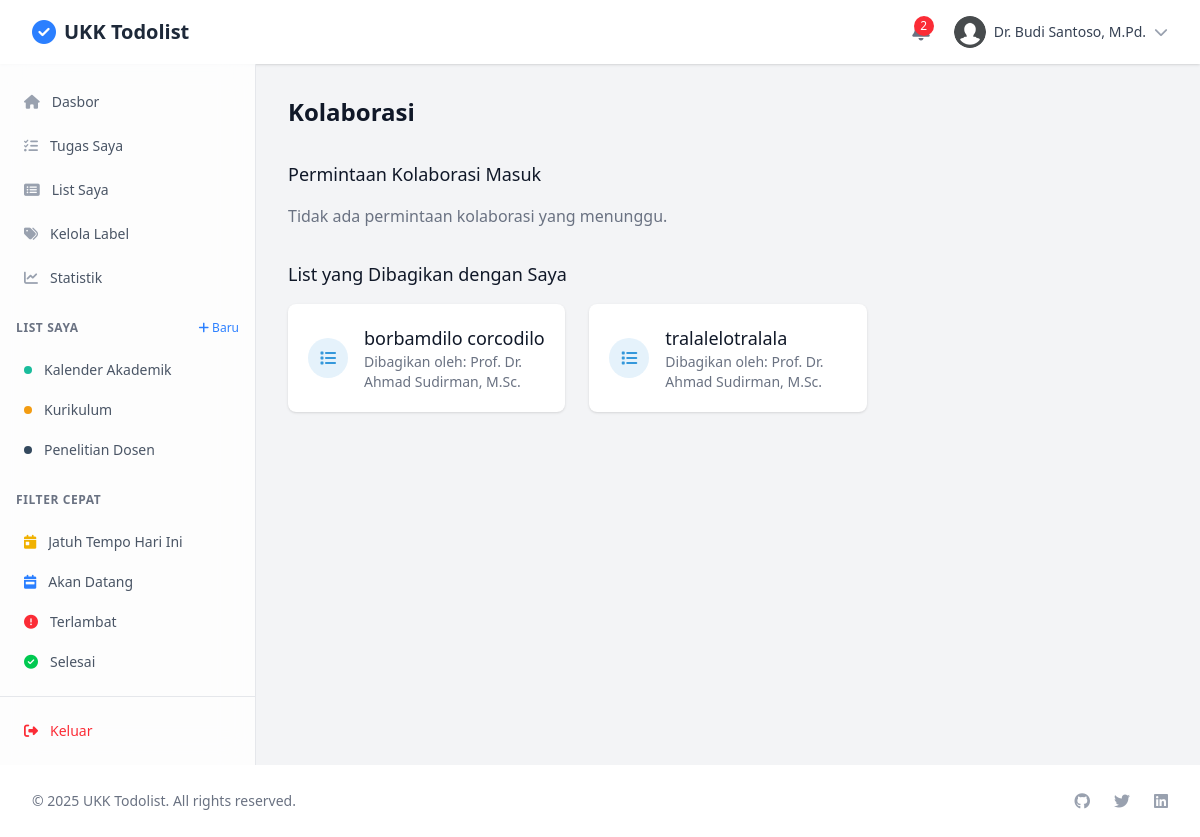
Screenshot of /modules/users/collaborations.php (signed in) with the database file from the repository.
### tables this page shows
CREATE TABLE `lists` (
  `list_id` int(11) NOT NULL,
  `user_id` int(11) NOT NULL,
  `title` varchar(100) NOT NULL,
  `description` text DEFAULT NULL,
  `color` varchar(20) DEFAULT '#3498db',
  `icon` varchar(50) DEFAULT 'list',
  `is_public` tinyint(1) DEFAULT 0,
  `created_at` timestamp NOT NULL DEFAULT current_timestamp(),
  `updated_at` timestamp NOT NULL DEFAULT current_timestamp() ON UPDATE current_timestamp(),
  `is_deleted` tinyint(1) DEFAULT 0
);

CREATE TABLE `list_collaborators` (
  `collaborator_id` int(11) NOT NULL,
  `list_id` int(11) NOT NULL,
  `user_id` int(11) NOT NULL,
  `permission` varchar(20) NOT NULL,
  `created_at` timestamp NOT NULL DEFAULT current_timestamp(),
  `status` enum('pending','accepted','rejected') NOT NULL DEFAULT 'accepted'
);

CREATE TABLE `users` (
  `user_id` int(11) NOT NULL,
  `username` varchar(50) NOT NULL,
  `email` varchar(100) NOT NULL,
  `password` varchar(255) NOT NULL,
  `full_name` varchar(100) NOT NULL,
  `profile_picture` varchar(255) DEFAULT NULL,
  `created_at` timestamp NOT NULL DEFAULT current_timestamp(),
  `updated_at` timestamp NOT NULL DEFAULT current_timestamp() ON UPDATE current_timestamp(),
  `last_login` timestamp NULL DEFAULT NULL,
  `is_active` tinyint(1) DEFAULT 1,
  `role` enum('admin','regular') DEFAULT 'regular'
);

### modules/users/collaborations.php (the view, shortened to what this page needs)
<?php
require_once '../../utils/auth.php';
$userId = $_SESSION['user']['user_id'];
$sql = "SELECT cr.*, l.title as list_title, u.username, u.full_name
        FROM collaboration_requests cr
        JOIN lists l ON cr.list_id = l.list_id
        JOIN users u ON cr.sender_id = u.user_id
        WHERE cr.target_user_id = ? AND cr.status = 'pending'
        ORDER BY cr.created_at DESC";
$stmt = $conn->prepare($sql);
$stmt->bind_param("i", $userId);
$stmt->execute();
$incomingRequests = $stmt->get_result()->fetch_all(MYSQLI_ASSOC);
$sql = "SELECT lc.*, l.title, l.description, l.color, l.icon, u.username, u.full_name
        FROM list_collaborators lc
        JOIN lists l ON lc.list_id = l.list_id
        JOIN users u ON l.user_id = u.user_id
        WHERE lc.user_id = ?
        ORDER BY lc.created_at DESC";
$stmt = $conn->prepare($sql);
$stmt->bind_param("i", $userId);
$stmt->execute();
$sharedWithMe = $stmt->get_result()->fetch_all(MYSQLI_ASSOC);
?>
<!DOCTYPE html>
<html lang="en">
<head>
    <link rel="stylesheet" href="../../assets/css/output.css">
    <link rel="stylesheet" href="../../node_modules/@fortawesome/fontawesome-free/css/all.min.css">
</head>
<body class="bg-gray-100">
    <div class="min-h-screen flex flex-col">
        <?php include_once '../../includes/header.php'; ?>
        <div class="flex-grow flex">
            <?php include_once '../../includes/sidebar.php'; ?>
            <div class="flex-1 overflow-auto">
                <div class="max-w-7xl mx-auto px-4 sm:px-6 lg:px-8 py-8">
                    <h1 class="text-2xl font-bold text-gray-900 mb-8">Kolaborasi</h1>
                    <div class="mb-8">
                        <h2 class="text-lg font-medium text-gray-900 mb-4">Permintaan Kolaborasi Masuk</h2>
                        <?php if (empty($incomingRequests)): ?>
                            <p class="text-gray-500">Tidak ada permintaan kolaborasi yang menunggu.</p>
                        <?php endif; ?>
                    </div>
                    <div>
                        <h2 class="text-lg font-medium text-gray-900 mb-4">List yang Dibagikan dengan Saya</h2>
                        <?php if (empty($sharedWithMe)): ?>
                            <p class="text-gray-500">Belum ada list yang dibagikan dengan Anda.</p>
                        <?php else: ?>
                            <div class="grid grid-cols-1 gap-6 sm:grid-cols-2 lg:grid-cols-3">
                                <?php foreach ($sharedWithMe as $list): ?>
                                    <div class="bg-white overflow-hidden shadow rounded-lg">
                                        <div class="p-5">
                                            <div class="flex items-center">
                                                <div class="flex-shrink-0 h-10 w-10 rounded-full flex items-center justify-center"
                                                     style="background-color: <?= $list['color'] ?>20;">
                                                    <i class="fas fa-<?= $list['icon'] ?>" style="color: <?= $list['color'] ?>;"></i>
                                                </div>
                                                <div class="ml-4">
                                                    <h3 class="text-lg font-medium text-gray-900">
                                                        <a href="../tasks/view.php?list_id=<?= $list['list_id'] ?>" class="hover:underline">
                                                            <?= htmlspecialchars($list['title']) ?>
                                                        </a>
                                                    </h3>
                                                    <p class="text-sm text-gray-500">
                                                        Dibagikan oleh: <?= htmlspecialchars($list['full_name']) ?>
                                                    </p>
                                                </div>
                                            </div>
                                        </div>
                                    </div>
                                <?php endforeach; ?>
                            </div>
                        <?php endif; ?>
                    </div>
                </div>
            </div>
        </div>
        <?php include_once '../../includes/footer.php'; ?>
    </div>
</body>
</html>

### includes/sidebar.php (shortened to what this page needs)
<?php
$currentUser = $_SESSION['user'] ?? null;
$userId = $currentUser['user_id'] ?? null;
$lists = [];
if ($userId) {
    $sql = "SELECT * FROM lists WHERE user_id = ? AND is_deleted = 0 ORDER BY title ASC";
    $stmt = $conn->prepare($sql);
    $stmt->bind_param("i", $userId);
    $stmt->execute();
    $lists = $stmt->get_result()->fetch_all(MYSQLI_ASSOC);
}
?>
<div class="hidden md:flex md:flex-shrink-0">
    <div class="flex flex-col w-64 border-r border-gray-200 bg-white/80 backdrop-blur-lg">
        <div class="h-0 flex-1 flex flex-col pt-5 pb-4 overflow-y-auto">
            <div class="px-4 space-y-4">
                <nav class="space-y-2">
                    <a href="<?= BASE_URL ?>/dashboard.php" class="flex items-center px-2 py-2 text-sm font-medium rounded-lg transition-all duration-200 <?= strpos($_SERVER['REQUEST_URI'], 'dashboard') !== false ? 'bg-blue-50/80 text-blue-600' : 'text-gray-600 hover:bg-gray-50/80 hover:text-gray-900' ?>">
                        <i class="fas fa-home mr-3 <?= strpos($_SERVER['REQUEST_URI'], 'dashboard') !== false ? 'text-blue-500' : 'text-gray-400' ?>"></i>
                        Dasbor
                    </a>
                    <a href="<?= BASE_URL ?>/modules/tasks/view.php" class="flex items-center px-2 py-2 text-sm font-medium rounded-lg transition-all duration-200 <?= strpos($_SERVER['REQUEST_URI'], 'tasks') !== false ? 'bg-blue-50/80 text-blue-600' : 'text-gray-600 hover:bg-gray-50/80 hover:text-gray-900' ?>">
                        <i class="fas fa-tasks mr-3 <?= strpos($_SERVER['REQUEST_URI'], 'tasks') !== false ? 'text-blue-500' : 'text-gray-400' ?>"></i>
                        Tugas Saya
                    </a>
                    <a href="<?= BASE_URL ?>/modules/lists/view.php" class="flex items-center px-2 py-2 text-sm font-medium rounded-lg transition-all duration-200 <?= strpos($_SERVER['REQUEST_URI'], 'lists') !== false ? 'bg-blue-50/80 text-blue-600' : 'text-gray-600 hover:bg-gray-50/80 hover:text-gray-900' ?>">
                        <i class="fas fa-list-alt mr-3 <?= strpos($_SERVER['REQUEST_URI'], 'lists') !== false ? 'text-blue-500' : 'text-gray-400' ?>"></i>
                        List Saya
                    </a>
                    <a href="<?= BASE_URL ?>/modules/tags/manage.php" class="flex items-center px-2 py-2 text-sm font-medium rounded-lg transition-all duration-200 <?= strpos($_SERVER['REQUEST_URI'], 'tags') !== false ? 'bg-blue-50/80 text-blue-600' : 'text-gray-600 hover:bg-gray-50/80 hover:text-gray-900' ?>">
                        <i class="fas fa-tags mr-3 <?= strpos($_SERVER['REQUEST_URI'], 'tags') !== false ? 'text-blue-500' : 'text-gray-400' ?>"></i>
                        Kelola Label
                    </a>
                    <a href="<?= BASE_URL ?>/modules/statistics/stats.php" class="flex items-center px-2 py-2 text-sm font-medium rounded-lg transition-all duration-200 <?= strpos($_SERVER['REQUEST_URI'], 'statistics') !== false ? 'bg-blue-50/80 text-blue-600' : 'text-gray-600 hover:bg-gray-50/80 hover:text-gray-900' ?>">
                        <i class="fas fa-chart-line mr-3 <?= strpos($_SERVER['REQUEST_URI'], 'statistics') !== false ? 'text-blue-500' : 'text-gray-400' ?>"></i>
                        Statistik
                    </a>
                </nav>
            </div>
            <div class="mt-6 px-4">
                <div class="flex items-center justify-between mb-4">
                    <h2 class="text-xs font-semibold text-gray-500 uppercase tracking-wider">List Saya</h2>
                    <a href="<?= BASE_URL ?>/modules/lists/create.php" class="text-xs text-blue-500 hover:text-blue-700 transition-colors">
                        <i class="fas fa-plus"></i> Baru
                    </a>
                </div>
                <div class="space-y-1">
                    <?php foreach ($lists as $list): ?>
                    <a href="<?= BASE_URL ?>/modules/tasks/view.php?list_id=<?= $list['list_id'] ?>"
                       class="group flex items-center px-2 py-2 text-sm font-medium rounded-lg transition-all duration-200 text-gray-600 hover:bg-gray-50/80 hover:text-gray-900">
                        <span class="w-2 h-2 mr-3 rounded-full" style="background-color: <?= htmlspecialchars($list['color']) ?>"></span>
                        <span class="truncate"><?= htmlspecialchars($list['title']) ?></span>
                    </a>
                    <?php endforeach; ?>
                </div>
            </div>
            <div class="mt-6 px-4">
                <h2 class="text-xs font-semibold text-gray-500 uppercase tracking-wider mb-4">Filter Cepat</h2>
                <div class="space-y-1">
                    <a href="<?= BASE_URL ?>/modules/tasks/view.php?filter=today"
                       class="group flex items-center px-2 py-2 text-sm font-medium rounded-lg transition-all duration-200 text-gray-600 hover:bg-gray-50/80 hover:text-gray-900">
                        <i class="fas fa-calendar-day text-yellow-500 mr-3"></i>
                        <span class="truncate">Jatuh Tempo Hari Ini</span>
                    </a>
                    <a href="<?= BASE_URL ?>/modules/tasks/view.php?filter=upcoming"
                       class="group flex items-center px-2 py-2 text-sm font-medium rounded-lg transition-all duration-200 text-gray-600 hover:bg-gray-50/80 hover:text-gray-900">
                        <i class="fas fa-calendar-week text-blue-500 mr-3"></i>
                        <span class="truncate">Akan Datang</span>
                    </a>
                    <a href="<?= BASE_URL ?>/modules/tasks/view.php?filter=overdue"
                       class="group flex items-center px-2 py-2 text-sm font-medium rounded-lg transition-all duration-200 text-gray-600 hover:bg-gray-50/80 hover:text-gray-900">
                        <i class="fas fa-exclamation-circle text-red-500 mr-3"></i>
                        <span class="truncate">Terlambat</span>
                    </a>
                    <a href="<?= BASE_URL ?>/modules/tasks/view.php?status=completed"
                       class="group flex items-center px-2 py-2 text-sm font-medium rounded-lg transition-all duration-200 text-gray-600 hover:bg-gray-50/80 hover:text-gray-900">
                        <i class="fas fa-check-circle text-green-500 mr-3"></i>
                        <span class="truncate">Selesai</span>
                    </a>
                </div>
            </div>
        </div>
        <div class="flex-shrink-0 flex border-t border-gray-200 p-4">
            <a href="<?= BASE_URL ?>/modules/users/logout.php"
               class="flex items-center w-full px-2 py-2 text-sm font-medium text-red-500 hover:text-red-700 hover:bg-red-50/80 rounded-lg transition-all duration-200">
                <i class="fas fa-sign-out-alt mr-3"></i>
                <span>Keluar</span>
            </a>
        </div>
    </div>
</div>

### rows the page displays
lists: title "Kalender Akademik"
lists: title "Kurikulum"
lists: title "Penelitian Dosen"
list_collaborators: list.title "borbamdilo corcodilo", users.full_name "Prof. Dr. Ahmad Sudirman, M.Sc."
list_collaborators: list.title "tralalelotralala", users.full_name "Prof. Dr. Ahmad Sudirman, M.Sc."

### other values shown
APP_NAME "UKK Todolist"
$unreadNotificationsCount "2"
$currentUser['full_name'] "Dr. Budi Santoso, M.Pd."
